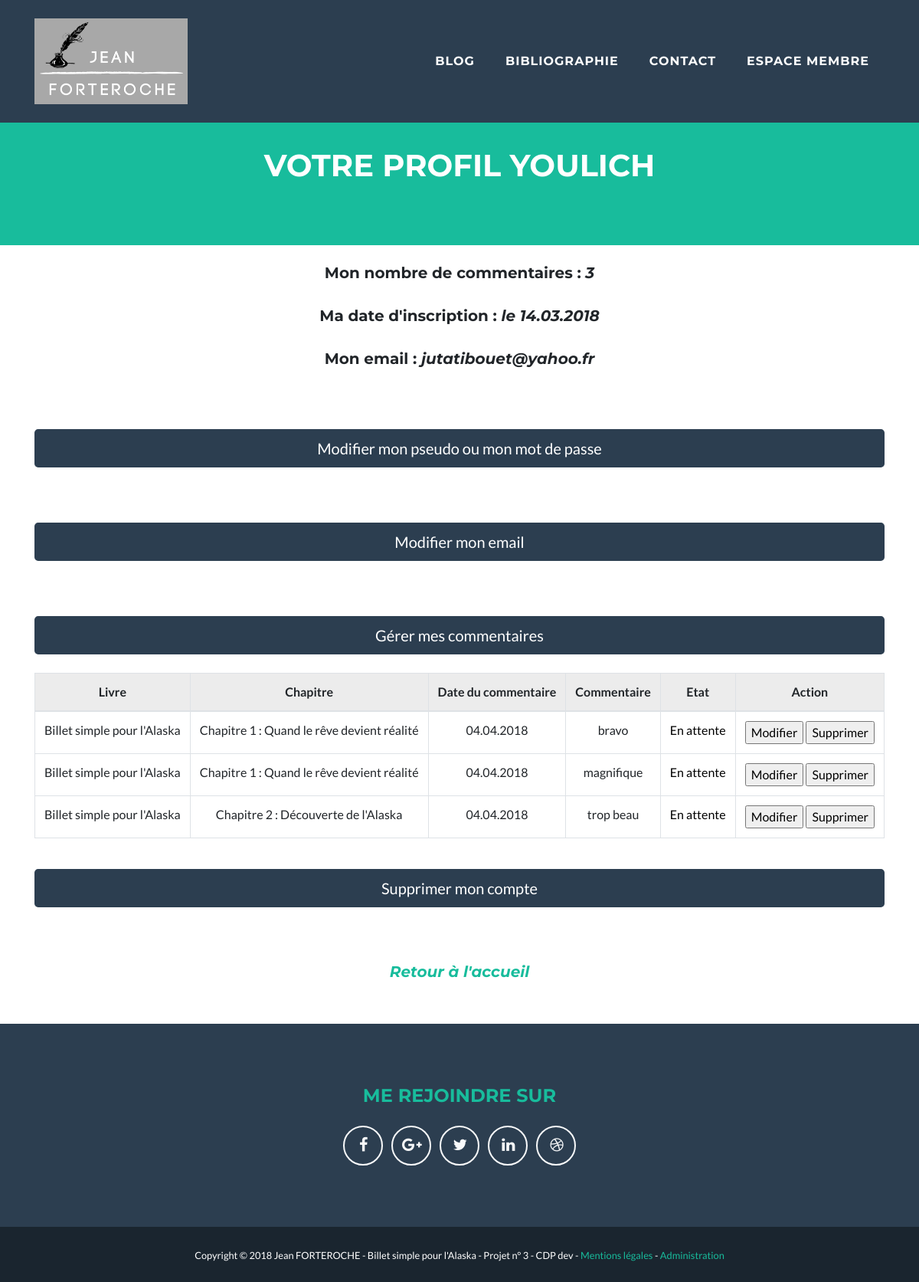
The page /index.php?action=boutonafficherlescommentaires (signed in) on the database its author committed.
### tables this page shows
CREATE TABLE IF NOT EXISTS `membres` (
  `id` int(11) NOT NULL AUTO_INCREMENT,
  `pseudo` varchar(255) NOT NULL,
  `pass` text NOT NULL,
  `email` varchar(255) NOT NULL,
  `dateInscription` date NOT NULL,
  `nbcomms` int(11) DEFAULT NULL,
  PRIMARY KEY (`id`)
);

CREATE TABLE IF NOT EXISTS `books` (
  `id` int(11) NOT NULL AUTO_INCREMENT,
  `title` varchar(255) NOT NULL,
  PRIMARY KEY (`id`)
);

CREATE TABLE IF NOT EXISTS `comments` (
  `id` int(11) NOT NULL AUTO_INCREMENT,
  `comment` text NOT NULL,
  `commentDate` datetime NOT NULL,
  `chapterId` int(11) NOT NULL,
  `membreId` int(11) NOT NULL,
  `membrePseudo` varchar(255) NOT NULL,
  `statut` enum('En attente','Valide','Refus','Alerte') NOT NULL,
  PRIMARY KEY (`id`)
);

CREATE TABLE IF NOT EXISTS `chapters` (
  `id` int(11) NOT NULL AUTO_INCREMENT,
  `chapterDate` date DEFAULT NULL,
  `title` varchar(255) DEFAULT NULL,
  `content` text,
  `resum` text,
  `nbcomms` int(11) DEFAULT NULL,
  `bookId` int(11) DEFAULT NULL,
  `imageId` int(11) DEFAULT NULL,
  PRIMARY KEY (`id`)
);

### controler/Frontend.php (called while the page is built, shortened)
<?php
require_once('Autoload.php');
Class Frontend
{
    public function boutonafficherlescommentaires()
    {
        $membreManager = new MembreManager();
        $membre = $membreManager->getMembre($_SESSION['id']);
        $commentManager = new CommentManager();
        $commentsMembre = $commentManager->getCommentsMembre($_SESSION['id']);
        $nbComms = $membreManager->CountCommentsMembre($_SESSION['id']);
        require ('view/frontend/boutonafficherlescommentaires.php');
    }
}

### index.php (called while the page is built, shortened)
<?php
require_once("controler/Autoload.php");
$router = new \router\Router();
$router->diriger();

### model/MembreManager.php (called while the page is built, shortened)
<?php
class MembreManager extends DbConnect
{
    public function getMembre($id) {
        $db = $this->dbConnect();
        $PDOStatement = $db->prepare('SELECT * FROM membres WHERE id= ? ');
        $PDOStatement->execute(array($id));
        while ($data = $PDOStatement->fetch(\PDO::FETCH_ASSOC)) {
            $membre = new Membres();
            $membre->hydrate($data);
        }
        return $membre;
    }
        public function CountCommentsMembre($membreId)
        {
            $pdo = $this->dbConnect();
            $PDOStatement = $pdo->prepare('SELECT COUNT(*) AS total FROM comments WHERE membreId = ?');
            $PDOStatement->execute(array($membreId));
            $data = $PDOStatement->fetch();
            return $data['total'];
        }
}

### controler/Autoload.php (called while the page is built, shortened)
<?php
class Autoload
{
    static function chargerClass($class)
    {
        $file = str_replace('\\','/',$class);
        $file = ltrim($file,'/');
    }
}

### entity/Membres.php (called while the page is built, shortened)
<?php
class Membres
{
    private $dateInscription;
    public function hydrate(array $donnees)
    {
        foreach ($donnees as $key => $value)
        {
            $method = 'set'.ucfirst($key);
        }
    }
    public function getDateInscription()
    {
        return $this->dateInscription;
    }
    public function setDateInscription ($dateInscription)
    {
        $this->dateInscription = $dateInscription;
    }
}

### model/CommentManager.php (called while the page is built, shortened)
<?php
class CommentManager extends DbConnect
{
    public function getCommentsMembre($membreId)
    {
        $commentsMembre = array();
        $db = $this->dbConnect();
        $req = $db->prepare('SELECT * FROM comments WHERE membreId = ? ORDER BY statut DESC');
        $req->execute(array($membreId));
        while ($data = $req->fetch()) {
            $comment = new Comment();
            $comment->hydrate($data);
            $commentsMembre[] = $comment;
            $chapterManager = new ChapterManager();
            $chapter = $chapterManager->getChapter($comment->getChapterId());
            $bookManager = new BooksManager();
            $book = $bookManager->getBook($chapter->getBookId());
        }
        return $commentsMembre;
    }
}

### entity/Comment.php (called while the page is built, shortened)
<?php
class Comment
{
    private $id;
    private $comment;
    private $commentDate;
    private $statut;
    private $chapter;
    private $book;
    public function hydrate(array $donnees)
    {
        foreach ($donnees as $key => $value)
        {
            $method = 'set'.ucfirst($key);
        }
    }
    public function getStatut ()
    {
        return $this->statut;
    }
    public function setStatut ($statut)
    {
        $this->statut = $statut;
    }
    public function getId ()
    {
        return $this->id;
    }
    public function setId ($id)
    {
        $this->id = $id;
    }
    public function getComment ()
    {
        return $this->comment;
    }
    public function setComment ($comment)
    {
        $this->comment = $comment;
    }
    public function getCommentDate()
    {
        return $this->commentDate;
    }
    public function setCommentDate ($commentDate)
    {
        $this->commentDate = $commentDate;
    }
    public function getChapter ()
    {
        return $this->chapter;
    }
    public function setChapter ($chapter)
    {
        $this->chapter = $chapter;
    }
    public function getBook ()
    {
        return $this->book;
    }
    public function setBook ($book)
    {
        $this->book = $book;
    }
}

### model/ChapterManager.php (called while the page is built, shortened)
<?php
class ChapterManager extends DbConnect
{
    public function getChapter ($chapterId)
    {
        $db = $this->dbConnect();
        $req = $db->prepare('SELECT id, title, resum, bookId, content, imageId,  DATE_FORMAT(chapterDate, \'%d/%m/%Y / %HH%imin\') AS chapterDatefr FROM chapters WHERE id = ?');
        $req->execute(array($chapterId));
        while ($data = $req->fetch()) {
            $chapterselect = new Chapter();
            $chapterselect->hydrate($data);
        }
        return $chapterselect;
    }
}

### entity/Chapter.php (called while the page is built, shortened)
<?php
class Chapter
{
    private $title;
    public function hydrate(array $donnees)
    {
        foreach ($donnees as $key => $value)
        {
            $method = 'set'.ucfirst($key);
        }
    }
    public function getTitle()
    {
        return $this->title;
    }
    public function setTitle($title)
    {
        $this->title = $title;
    }
}

### model/BooksManager.php (called while the page is built, shortened)
<?php
class BooksManager extends DbConnect
{
    public function getBook($Id)
    {
        $db = $this->dbConnect();
        $req = $db->prepare('SELECT * FROM books WHERE id = ?');
        $req->execute(array($Id));
        while ($data = $req->fetch()) {
            $book = new Books();
            $book->hydrate($data);
        }
        return $book;
    }
}

### entity/Books.php (called while the page is built, shortened)
<?php
class Books
{
 private $title;
    public function hydrate(array $donnees)
    {
        foreach ($donnees as $key => $value)
        {
            $method = 'set'.ucfirst($key);
        }
    }
    public function getTitle ()
    {
        return $this->title;
    }
    public function setTitle ($title)
    {
        $this->title = $title;
    }
}

### view/frontend/boutonafficherlescommentaires.php (the view, shortened to what this page needs)
<!DOCTYPE html>
<html lang="fr">
<?php require('Header.php'); ?>
<header class="bg-primary text-white">
    <div class="container text-center">
        <br/><br/><br/>
        <h1>Votre profil <?php echo $_SESSION['pseudo']?></h1>
        <br/><br/><br/>
    </div>
</header>
<br/>
<body class="top">
<div align="center">
    <h5>Mon nombre de commentaires : <em> <?php echo $nbComms ?></em></h5><br/>
    <h5>Ma date d'inscription : <em>le <?php $date = date_create($membre->getDateInscription()) ;
            echo date_format($date,'d.m.Y'); ?></em></h5><br/>
    <h5> Mon email : <em><?php echo $_SESSION['email']?></em></h5><br/>
</div>
<br/><br/>
<div class="container">
        <a href="index.php?action=boutonmodifpseudomdp">
            <input type="button" class="btn btn-secondary btn-lg btn-block" name= "button" value="Modifier mon pseudo ou mon mot de passe"></a>
    <br/><br/><br/>
    <a href="index.php?action=boutonmodifiermail">
            <input type="button" class="btn btn-secondary btn-lg btn-block" name= "button" value="Modifier mon email"></a>
    <br/><br/><br/>
    <a href="index.php?action=boutonafficherlescommentaires">
            <input type="button" class="btn btn-secondary btn-lg btn-block" name= "button" value="Gérer mes commentaires"></a>
    <br/>
    <form action="index.php?action=listcommentsmembre&amp;idmembre=<?= $_SESSION['id']?>" method="post">
        <table class="table table-bordered text-center">
            <thead class="thead table-active">
            <tr>
                <th>Livre</th>
                <th>Chapitre</th>
                <th>Date du commentaire</th>
                <th>Commentaire</th>
                <th>Etat</th>
                <th colspan="2">Action</th>
            </tr>
            </thead>
            <tbody>
            <?php
            foreach ($commentsMembre as $comment)
            {
                ?>
                <tr>
                    <td>
                        <?php echo $comment->getBook()->getTitle(); ?>
                    </td>
                    <td>
                        <?php echo $comment->getChapter()->getTitle(); ?>
                    </td>
                    <td>
                        <?php $date =  date_create($comment->getCommentDate());
                        echo date_format($date,'d.m.Y'); ?>
                    </td>
                    <td>
                        <?php echo $comment->getComment(); ?>
                    </td>
                    <?php $statut = $comment->getStatut();
                    if ($statut == 'Alerte') { ?>
                        <td style="color :red;">
                            <?php echo $comment->getStatut(); ?>
                        </td> <?php } else { ?>
                        <td style="color :black;">
                            <?php echo $comment->getStatut(); ?>
                        </td> <?php
                    } ?>
                    <td>
                        <a href="index.php?action=Comment&amp;numComm=<?php echo $comment->getId(); ?>"><input type="button" value="Modifier"></a>
                        <a href="index.php?action=deletecomment&amp;id=<?php echo $comment->getId(); ?>"><input type="button" value="Supprimer"></a>
                    </td>
                </tr>
                <?php } ?>
            </tbody>
        </table>
        <br/>
        <a href="index.php?action=boutonsupprimerprofil">
                <input type="button" class="btn btn-secondary btn-lg btn-block" name= "button" value="Supprimer mon compte"</a>
        <br/><br/><br/>
        <div align="center">
            <h5><em><a href="index.php?action=accueil">Retour à l'accueil</em></h5>
        </div>
</div>
<br/>
<br/>
<?php include('Footer.php');?>
</body>
</html>

### rows shown on the page
membres: dateInscription "14.03.2018"
comments: chapterId.title "Chapitre 1 : Quand le rêve devient réalité", commentDate "04.04.2018", comment "bravo", statut "En attente"
books: title "Billet simple pour l'Alaska"
comments: chapterId.title "Chapitre 1 : Quand le rêve devient réalité", commentDate "04.04.2018", comment "magnifique", statut "En attente"
comments: chapterId.title "Chapitre 2 : Découverte de l'Alaska", commentDate "04.04.2018", comment "trop beau", statut "En attente"

### other values the page prints
$_SESSION['pseudo'] "YOULICH"
$nbComms "3"
$_SESSION['email'] "jutatibouet@yahoo.fr"
